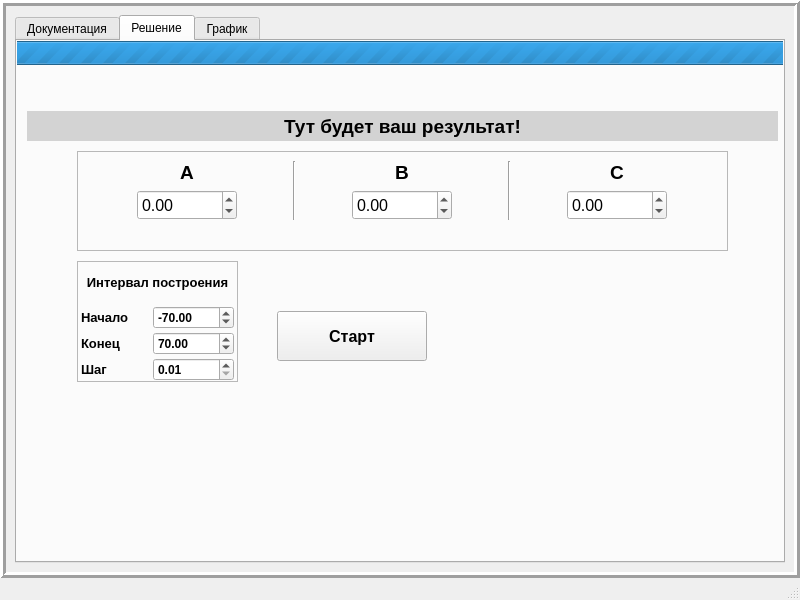
<?xml version="1.0" encoding="UTF-8"?>
<ui version="4.0">
 <class>MainWindow</class>
 <widget class="QMainWindow" name="MainWindow">
  <property name="geometry">
   <rect>
    <x>0</x>
    <y>0</y>
    <width>800</width>
    <height>600</height>
   </rect>
  </property>
  <property name="windowTitle">
   <string>MainWindow</string>
  </property>
  <widget class="QWidget" name="centralwidget">
   <layout class="QHBoxLayout" name="horizontalLayout">
    <property name="leftMargin">
     <number>0</number>
    </property>
    <property name="topMargin">
     <number>0</number>
    </property>
    <property name="rightMargin">
     <number>0</number>
    </property>
    <property name="bottomMargin">
     <number>0</number>
    </property>
    <item>
     <widget class="QFrame" name="frame">
      <property name="frameShape">
       <enum>QFrame::Box</enum>
      </property>
      <property name="frameShadow">
       <enum>QFrame::Raised</enum>
      </property>
      <property name="lineWidth">
       <number>3</number>
      </property>
      <layout class="QGridLayout" name="gridLayout_2">
       <item row="0" column="0" colspan="2">
        <widget class="QTabWidget" name="tabWidget">
         <property name="enabled">
          <bool>true</bool>
         </property>
         <property name="currentIndex">
          <number>1</number>
         </property>
         <property name="movable">
          <bool>true</bool>
         </property>
         <widget class="QWidget" name="tab_3">
          <attribute name="icon">
           <iconset>
            <normaloff>../../Downloads/35920 (1).png</normaloff>../../Downloads/35920 (1).png</iconset>
          </attribute>
          <attribute name="title">
           <string>Документация</string>
          </attribute>
          <layout class="QVBoxLayout" name="verticalLayout">
           <item>
            <widget class="QTextBrowser" name="textBrowser">
             <property name="verticalScrollBarPolicy">
              <enum>Qt::ScrollBarAsNeeded</enum>
             </property>
             <property name="horizontalScrollBarPolicy">
              <enum>Qt::ScrollBarAsNeeded</enum>
             </property>
             <property name="html">
              <string>&lt;!DOCTYPE HTML PUBLIC &quot;-//W3C//DTD HTML 4.0//EN&quot; &quot;http://www.w3.org/TR/REC-html40/strict.dtd&quot;&gt;
&lt;html&gt;&lt;head&gt;&lt;meta name=&quot;qrichtext&quot; content=&quot;1&quot; /&gt;&lt;meta charset=&quot;utf-8&quot; /&gt;&lt;style type=&quot;text/css&quot;&gt;
p, li { white-space: pre-wrap; }
hr { height: 1px; border-width: 0; }
li.unchecked::marker { content: &quot;\2610&quot;; }
li.checked::marker { content: &quot;\2612&quot;; }
&lt;/style&gt;&lt;/head&gt;&lt;body style=&quot; font-family:'Segoe UI'; font-size:9pt; font-weight:400; font-style:normal;&quot;&gt;
&lt;p align=&quot;center&quot; style=&quot; margin-top:0px; margin-bottom:0px; margin-left:0px; margin-right:0px; -qt-block-indent:0; text-indent:0px;&quot;&gt;&lt;span style=&quot; font-family:'MS Shell Dlg 2'; font-size:14pt; font-weight:600;&quot;&gt;Документация для &amp;quot;Решателя квадратных уравнений&amp;quot;&lt;/span&gt;&lt;/p&gt;
&lt;p style=&quot; margin-top:0px; margin-bottom:0px; margin-left:0px; margin-right:0px; -qt-block-indent:0; text-indent:0px;&quot;&gt;&lt;span style=&quot; font-family:'MS Shell Dlg 2'; font-size:12pt; text-decoration: underline;&quot;&gt;1)Вкладка “Решение”:&lt;/span&gt;&lt;/p&gt;
&lt;p style=&quot; margin-top:0px; margin-bottom:0px; margin-left:0px; margin-right:0px; -qt-block-indent:0; text-indent:0px;&quot;&gt;&lt;span style=&quot; font-family:'MS Shell Dlg 2'; font-size:11pt; font-style:italic;&quot;&gt;1.1)Ввод коэффициентов:&lt;/span&gt;&lt;span style=&quot; font-family:'MS Shell Dlg 2'; font-size:11pt;&quot;&gt; &lt;/span&gt;&lt;span style=&quot; font-family:'MS Shell Dlg 2'; font-size:10pt;&quot;&gt;В этой секции необходимо ввести коэффициенты квадратного уравнения которое имеет вид: a * x^2 + b * x + c = 0. Для этого используйте поля ввода коэффициентов a, b и c. Если вы хотите, чтобы отсутствовал какой-то коэффициент, введите 0(диапазон от -100000 до 100000).&lt;/span&gt;&lt;/p&gt;
&lt;p style=&quot; margin-top:0px; margin-bottom:0px; margin-left:0px; margin-right:0px; -qt-block-indent:0; text-indent:0px;&quot;&gt;&lt;span style=&quot; font-family:'MS Shell Dlg 2'; font-size:11pt; font-style:italic;&quot;&gt;1.2)Интервал построения:&lt;/span&gt;&lt;span style=&quot; font-family:'MS Shell Dlg 2'; font-size:10pt;&quot;&gt; Задает ограничение по оси X для построения графика функции. Необходимо ввести минимальное и максимальное значение для оси X(диапазон от -10000 до 10000).&lt;/span&gt;&lt;/p&gt;
&lt;p style=&quot; margin-top:0px; margin-bottom:0px; margin-left:0px; margin-right:0px; -qt-block-indent:0; text-indent:0px;&quot;&gt;&lt;span style=&quot; font-family:'MS Shell Dlg 2'; font-size:11pt; font-style:italic;&quot;&gt;1.3)Шаг:&lt;/span&gt;&lt;span style=&quot; font-family:'MS Shell Dlg 2'; font-size:10pt;&quot;&gt; Определяет плотность точек на графике. Чем меньше шаг, тем более плавной будет линия графика(диапазон от 0,01 до 99,99).&lt;/span&gt;&lt;/p&gt;
&lt;p style=&quot; margin-top:0px; margin-bottom:0px; margin-left:0px; margin-right:0px; -qt-block-indent:0; text-indent:0px;&quot;&gt;&lt;span style=&quot; font-family:'MS Shell Dlg 2'; font-size:11pt; font-style:italic;&quot;&gt;1.4)Кнопка “Старт”:&lt;/span&gt;&lt;span style=&quot; font-family:'MS Shell Dlg 2'; font-size:10pt;&quot;&gt; После ввода коэффициентов и интервала построения, нажмите кнопку “Старт” для решения уравнения и построения графика.&lt;/span&gt;&lt;/p&gt;
&lt;p style=&quot; margin-top:0px; margin-bottom:0px; margin-left:0px; margin-right:0px; -qt-block-indent:0; text-indent:0px;&quot;&gt;&lt;span style=&quot; font-family:'MS Shell Dlg 2'; font-size:11pt; font-style:italic;&quot;&gt;1.5)Результат решения:&lt;/span&gt;&lt;span style=&quot; font-family:'MS Shell Dlg 2'; font-size:10pt;&quot;&gt; Если уравнение имеет корни, они будут отображены в верхней секции секции. Если по введенным коэфицентам невозможно решить квадратное уравнение, будет показана соотвествующая ошибка.&lt;/span&gt;&lt;/p&gt;
&lt;p style=&quot; margin-top:0px; margin-bottom:0px; margin-left:0px; margin-right:0px; -qt-block-indent:0; text-indent:0px;&quot;&gt;&lt;span style=&quot; font-family:'MS Shell Dlg 2'; font-size:12pt; text-decoration: underline;&quot;&gt;2)Вкладка “График”:&lt;/span&gt;&lt;/p&gt;
&lt;p style=&quot; margin-top:0px; margin-bottom:0px; margin-left:0px; margin-right:0px; -qt-block-indent:0; text-indent:0px;&quot;&gt;&lt;span style=&quot; font-family:'MS Shell Dlg 2'; font-size:11pt; font-style:italic;&quot;&gt;2.1)График функции:&lt;/span&gt;&lt;span style=&quot; font-family:'MS Shell Dlg 2'; font-size:10pt;&quot;&gt; После нажатия кнопки “Старт” на этой вкладке будет построен график функции, заданной введенными коэффициентами. График будет ограничен интервалом, заданным в поле “Интервал построения”.&lt;/span&gt;&lt;/p&gt;
&lt;p style=&quot; margin-top:0px; margin-bottom:0px; margin-left:0px; margin-right:0px; -qt-block-indent:0; text-indent:0px;&quot;&gt;&lt;span style=&quot; font-family:'MS Shell Dlg 2'; font-size:11pt; font-style:italic;&quot;&gt;2.2)Масштабирование и перемещение:&lt;/span&gt;&lt;span style=&quot; font-family:'MS Shell Dlg 2'; font-size:10pt;&quot;&gt; Предусмотрена возможность масштабирования и перемещения графика с помощью колесика мыши и перетаскивания.&lt;/span&gt;&lt;/p&gt;
&lt;p align=&quot;justify&quot; style=&quot; margin-top:0px; margin-bottom:0px; margin-left:0px; margin-right:0px; -qt-block-indent:0; text-indent:0px;&quot;&gt;&lt;span style=&quot; font-family:'MS Shell Dlg 2'; font-size:14pt; font-weight:600;&quot;&gt;Для продолжения работы с программой обязательно нажмите на кнопку &amp;quot;Я ознакомлен с документацией&amp;quot;!&lt;/span&gt;&lt;/p&gt;
&lt;p align=&quot;center&quot; style=&quot; margin-top:0px; margin-bottom:0px; margin-left:0px; margin-right:0px; -qt-block-indent:0; text-indent:0px;&quot;&gt;&lt;span style=&quot; font-family:'MS Shell Dlg 2'; font-size:14pt; font-weight:600;&quot;&gt;Документация по квадратным уравнениям&lt;/span&gt;&lt;/p&gt;
&lt;p style=&quot; margin-top:0px; margin-bottom:0px; margin-left:0px; margin-right:0px; -qt-block-indent:0; text-indent:0px;&quot;&gt;&lt;span style=&quot; font-family:'MS Shell Dlg 2'; font-size:10pt; font-weight:600;&quot;&gt;Квадратное уравнение&lt;/span&gt;&lt;span style=&quot; font-family:'MS Shell Dlg 2'; font-size:10pt;&quot;&gt; — алгебраическое уравнение второй степени с общим видом.&lt;/span&gt;&lt;/p&gt;
&lt;p style=&quot; margin-top:0px; margin-bottom:0px; margin-left:0px; margin-right:0px; -qt-block-indent:0; text-indent:0px;&quot;&gt;&lt;span style=&quot; font-family:'MS Shell Dlg 2'; font-size:10pt;&quot;&gt; a * x^2 + b * x + c = 0, в котором x — неизвестное, а коэффициенты a, b, c - вещественные или комплексные числа.&lt;/span&gt;&lt;/p&gt;
&lt;p style=&quot; margin-top:0px; margin-bottom:0px; margin-left:0px; margin-right:0px; -qt-block-indent:0; text-indent:0px;&quot;&gt;&lt;span style=&quot; font-family:'MS Shell Dlg 2'; font-size:10pt;&quot;&gt;Элементы квадратного уравнения имеют собственные названия: a называют первым или старшим коэффициентом, b называют вторым, средним коэффициентом или коэффициентом при x, c называют свободным членом.&lt;/span&gt;&lt;/p&gt;
&lt;p style=&quot; margin-top:0px; margin-bottom:0px; margin-left:0px; margin-right:0px; -qt-block-indent:0; text-indent:0px;&quot;&gt;&lt;span style=&quot; font-family:'MS Shell Dlg 2'; font-size:10pt;&quot;&gt;Полным называют такое квадратное уравнение, все коэффициенты которого отличны от нуля.&lt;/span&gt;&lt;/p&gt;
&lt;p style=&quot; margin-top:0px; margin-bottom:0px; margin-left:0px; margin-right:0px; -qt-block-indent:0; text-indent:0px;&quot;&gt;&lt;span style=&quot; font-family:'MS Shell Dlg 2'; font-size:10pt;&quot;&gt;Неполным называется такое квадратное уравнение, в котором хотя бы один из коэффициентов, кроме старшего (либо второй коэффициент, либо свободный член), равен нулю.&lt;/span&gt;&lt;/p&gt;
&lt;p style=&quot; margin-top:0px; margin-bottom:0px; margin-left:0px; margin-right:0px; -qt-block-indent:0; text-indent:0px;&quot;&gt;&lt;span style=&quot; font-family:'MS Shell Dlg 2'; font-size:10pt;&quot;&gt;Имеется 8 модификаций квадратного уравнения:&lt;/span&gt;&lt;/p&gt;
&lt;p style=&quot; margin-top:0px; margin-bottom:0px; margin-left:0px; margin-right:0px; -qt-block-indent:0; text-indent:0px;&quot;&gt;&lt;span style=&quot; font-family:'MS Shell Dlg 2'; font-size:10pt;&quot;&gt;(1) - уравнение, верно при любом х; (A = 0, B = 0, C = 0)&lt;/span&gt;&lt;/p&gt;
&lt;p style=&quot; margin-top:0px; margin-bottom:0px; margin-left:0px; margin-right:0px; -qt-block-indent:0; text-indent:0px;&quot;&gt;&lt;span style=&quot; font-family:'MS Shell Dlg 2'; font-size:10pt;&quot;&gt;(2) - уравнение, имеет единственный корень х = 0; (A != 0, B = 0, C = 0)&lt;/span&gt;&lt;/p&gt;
&lt;p style=&quot; margin-top:0px; margin-bottom:0px; margin-left:0px; margin-right:0px; -qt-block-indent:0; text-indent:0px;&quot;&gt;&lt;span style=&quot; font-family:'MS Shell Dlg 2'; font-size:10pt;&quot;&gt;(3) - уравнение, которое не имеет корней и является неверным; (A = 0, B = 0, C != 0)&lt;/span&gt;&lt;/p&gt;
&lt;p style=&quot; margin-top:0px; margin-bottom:0px; margin-left:0px; margin-right:0px; -qt-block-indent:0; text-indent:0px;&quot;&gt;&lt;span style=&quot; font-family:'MS Shell Dlg 2'; font-size:10pt;&quot;&gt;(4) - уравнение, которое имеет корни sqrt(-C/A) и -sqrt(-C/A), если они существуют, то есть если -C/A&amp;gt;=0; (A != 0, B = 0, C != 0)&lt;/span&gt;&lt;/p&gt;
&lt;p style=&quot; margin-top:0px; margin-bottom:0px; margin-left:0px; margin-right:0px; -qt-block-indent:0; text-indent:0px;&quot;&gt;&lt;span style=&quot; font-family:'MS Shell Dlg 2'; font-size:10pt;&quot;&gt;(5) - уравнение с единственным корнем -C/B; (A = 0, B != 0, C != 0)&lt;/span&gt;&lt;/p&gt;
&lt;p style=&quot; margin-top:0px; margin-bottom:0px; margin-left:0px; margin-right:0px; -qt-block-indent:0; text-indent:0px;&quot;&gt;&lt;span style=&quot; font-family:'MS Shell Dlg 2'; font-size:10pt;&quot;&gt;(6) - классическое квадратное уравнение; (A != 0, B != 0, C != 0)&lt;/span&gt;&lt;/p&gt;
&lt;p style=&quot; margin-top:0px; margin-bottom:0px; margin-left:0px; margin-right:0px; -qt-block-indent:0; text-indent:0px;&quot;&gt;&lt;span style=&quot; font-family:'MS Shell Dlg 2'; font-size:10pt;&quot;&gt;(7) - уравнение, имеет единственный корень х = 0; (A = 0, B != 0, C = 0)&lt;/span&gt;&lt;/p&gt;
&lt;p style=&quot; margin-top:0px; margin-bottom:0px; margin-left:0px; margin-right:0px; -qt-block-indent:0; text-indent:0px;&quot;&gt;&lt;span style=&quot; font-family:'MS Shell Dlg 2'; font-size:10pt;&quot;&gt;(8) - уравнение, у которого левая часть раскладывается в вид x*(Ax+B)=0, то есть всего есть 2 корня: х = 0 и х = -B/A; (A != 0, B != 0, C = 0)&lt;br /&gt;&lt;/span&gt;&lt;/p&gt;&lt;/body&gt;&lt;/html&gt;</string>
             </property>
            </widget>
           </item>
           <item>
            <widget class="QPushButton" name="agreeButton">
             <property name="text">
              <string>Я ознакомлен с документацией</string>
             </property>
            </widget>
           </item>
          </layout>
         </widget>
         <widget class="QWidget" name="tab_2">
          <attribute name="icon">
           <iconset>
            <normaloff>../../Downloads/7602260.png</normaloff>../../Downloads/7602260.png</iconset>
          </attribute>
          <attribute name="title">
           <string>Решение</string>
          </attribute>
          <widget class="QLabel" name="infoLabel">
           <property name="geometry">
            <rect>
             <x>10</x>
             <y>70</y>
             <width>751</width>
             <height>30</height>
            </rect>
           </property>
           <property name="minimumSize">
            <size>
             <width>0</width>
             <height>30</height>
            </size>
           </property>
           <property name="maximumSize">
            <size>
             <width>16777215</width>
             <height>30</height>
            </size>
           </property>
           <property name="font">
            <font>
             <pointsize>14</pointsize>
             <bold>true</bold>
            </font>
           </property>
           <property name="styleSheet">
            <string notr="true">background-color : lightgray;</string>
           </property>
           <property name="text">
            <string>Тут будет ваш результат!</string>
           </property>
           <property name="alignment">
            <set>Qt::AlignCenter</set>
           </property>
          </widget>
          <widget class="QProgressBar" name="progressBar">
           <property name="geometry">
            <rect>
             <x>-30</x>
             <y>0</y>
             <width>831</width>
             <height>24</height>
            </rect>
           </property>
           <property name="maximum">
            <number>0</number>
           </property>
           <property name="value">
            <number>0</number>
           </property>
          </widget>
          <widget class="QFrame" name="frame_2">
           <property name="geometry">
            <rect>
             <x>60</x>
             <y>110</y>
             <width>651</width>
             <height>100</height>
            </rect>
           </property>
           <property name="maximumSize">
            <size>
             <width>16777215</width>
             <height>100</height>
            </size>
           </property>
           <property name="frameShape">
            <enum>QFrame::StyledPanel</enum>
           </property>
           <property name="frameShadow">
            <enum>QFrame::Raised</enum>
           </property>
           <layout class="QGridLayout" name="gridLayout">
            <item row="1" column="2">
             <widget class="QDoubleSpinBox" name="B_SpinBox">
              <property name="minimumSize">
               <size>
                <width>100</width>
                <height>30</height>
               </size>
              </property>
              <property name="maximumSize">
               <size>
                <width>100</width>
                <height>30</height>
               </size>
              </property>
              <property name="font">
               <font>
                <pointsize>12</pointsize>
                <bold>false</bold>
               </font>
              </property>
              <property name="minimum">
               <double>-100000.000000000000000</double>
              </property>
              <property name="maximum">
               <double>100000.000000000000000</double>
              </property>
              <property name="singleStep">
               <double>0.100000000000000</double>
              </property>
             </widget>
            </item>
            <item row="0" column="1" rowspan="2">
             <widget class="Line" name="line_2">
              <property name="orientation">
               <enum>Qt::Vertical</enum>
              </property>
             </widget>
            </item>
            <item row="0" column="0">
             <widget class="QLabel" name="label">
              <property name="font">
               <font>
                <pointsize>14</pointsize>
                <bold>true</bold>
               </font>
              </property>
              <property name="text">
               <string>А</string>
              </property>
              <property name="alignment">
               <set>Qt::AlignCenter</set>
              </property>
             </widget>
            </item>
            <item row="1" column="4">
             <widget class="QDoubleSpinBox" name="C_SpinBox">
              <property name="minimumSize">
               <size>
                <width>100</width>
                <height>30</height>
               </size>
              </property>
              <property name="maximumSize">
               <size>
                <width>100</width>
                <height>30</height>
               </size>
              </property>
              <property name="font">
               <font>
                <pointsize>12</pointsize>
                <bold>false</bold>
               </font>
              </property>
              <property name="minimum">
               <double>-100000.000000000000000</double>
              </property>
              <property name="maximum">
               <double>100000.000000000000000</double>
              </property>
              <property name="singleStep">
               <double>0.100000000000000</double>
              </property>
              <property name="value">
               <double>0.000000000000000</double>
              </property>
             </widget>
            </item>
            <item row="2" column="2">
             <spacer name="verticalSpacer">
              <property name="orientation">
               <enum>Qt::Vertical</enum>
              </property>
              <property name="sizeHint" stdset="0">
               <size>
                <width>20</width>
                <height>40</height>
               </size>
              </property>
             </spacer>
            </item>
            <item row="0" column="3" rowspan="2">
             <widget class="Line" name="line">
              <property name="orientation">
               <enum>Qt::Vertical</enum>
              </property>
             </widget>
            </item>
            <item row="0" column="4">
             <widget class="QLabel" name="label_3">
              <property name="font">
               <font>
                <pointsize>14</pointsize>
                <bold>true</bold>
               </font>
              </property>
              <property name="text">
               <string>C</string>
              </property>
              <property name="alignment">
               <set>Qt::AlignCenter</set>
              </property>
             </widget>
            </item>
            <item row="1" column="0">
             <widget class="QDoubleSpinBox" name="A_SpinBox">
              <property name="minimumSize">
               <size>
                <width>100</width>
                <height>30</height>
               </size>
              </property>
              <property name="maximumSize">
               <size>
                <width>100</width>
                <height>30</height>
               </size>
              </property>
              <property name="font">
               <font>
                <pointsize>12</pointsize>
                <bold>false</bold>
               </font>
              </property>
              <property name="minimum">
               <double>-100000.000000000000000</double>
              </property>
              <property name="maximum">
               <double>100000.000000000000000</double>
              </property>
              <property name="singleStep">
               <double>0.100000000000000</double>
              </property>
             </widget>
            </item>
            <item row="0" column="2">
             <widget class="QLabel" name="label_2">
              <property name="font">
               <font>
                <pointsize>14</pointsize>
                <bold>true</bold>
               </font>
              </property>
              <property name="text">
               <string>B</string>
              </property>
              <property name="alignment">
               <set>Qt::AlignCenter</set>
              </property>
             </widget>
            </item>
           </layout>
          </widget>
          <widget class="QFrame" name="frame_3">
           <property name="geometry">
            <rect>
             <x>60</x>
             <y>220</y>
             <width>161</width>
             <height>121</height>
            </rect>
           </property>
           <property name="maximumSize">
            <size>
             <width>200</width>
             <height>16777215</height>
            </size>
           </property>
           <property name="frameShape">
            <enum>QFrame::StyledPanel</enum>
           </property>
           <property name="frameShadow">
            <enum>QFrame::Raised</enum>
           </property>
           <layout class="QGridLayout" name="gridLayout_4">
            <property name="leftMargin">
             <number>3</number>
            </property>
            <property name="topMargin">
             <number>0</number>
            </property>
            <property name="rightMargin">
             <number>3</number>
            </property>
            <property name="bottomMargin">
             <number>0</number>
            </property>
            <property name="spacing">
             <number>3</number>
            </property>
            <item row="2" column="2">
             <widget class="QDoubleSpinBox" name="endIntSpin">
              <property name="font">
               <font>
                <pointsize>9</pointsize>
                <bold>true</bold>
               </font>
              </property>
              <property name="minimum">
               <double>-10000.000000000000000</double>
              </property>
              <property name="singleStep">
               <double>0.010000000000000</double>
              </property>
              <property name="value">
               <double>70.000000000000000</double>
              </property>
             </widget>
            </item>
            <item row="3" column="2">
             <widget class="QDoubleSpinBox" name="stepSpin">
              <property name="font">
               <font>
                <pointsize>9</pointsize>
                <bold>true</bold>
               </font>
              </property>
              <property name="minimum">
               <double>0.010000000000000</double>
              </property>
              <property name="singleStep">
               <double>0.010000000000000</double>
              </property>
              <property name="value">
               <double>0.010000000000000</double>
              </property>
             </widget>
            </item>
            <item row="0" column="0" colspan="3">
             <widget class="QLabel" name="label_4">
              <property name="font">
               <font>
                <pointsize>10</pointsize>
                <bold>true</bold>
               </font>
              </property>
              <property name="text">
               <string>Интервал построения</string>
              </property>
              <property name="alignment">
               <set>Qt::AlignCenter</set>
              </property>
             </widget>
            </item>
            <item row="3" column="0" colspan="2">
             <widget class="QLabel" name="label_7">
              <property name="maximumSize">
               <size>
                <width>80</width>
                <height>16777215</height>
               </size>
              </property>
              <property name="font">
               <font>
                <pointsize>10</pointsize>
                <bold>true</bold>
               </font>
              </property>
              <property name="text">
               <string>Шаг</string>
              </property>
             </widget>
            </item>
            <item row="1" column="2">
             <widget class="QDoubleSpinBox" name="startIntSpin">
              <property name="font">
               <font>
                <pointsize>9</pointsize>
                <bold>true</bold>
               </font>
              </property>
              <property name="minimum">
               <double>-10000.000000000000000</double>
              </property>
              <property name="maximum">
               <double>10000.000000000000000</double>
              </property>
              <property name="singleStep">
               <double>0.010000000000000</double>
              </property>
              <property name="value">
               <double>-70.000000000000000</double>
              </property>
             </widget>
            </item>
            <item row="1" column="0" colspan="2">
             <widget class="QLabel" name="label_5">
              <property name="maximumSize">
               <size>
                <width>80</width>
                <height>16777215</height>
               </size>
              </property>
              <property name="font">
               <font>
                <pointsize>10</pointsize>
                <bold>true</bold>
               </font>
              </property>
              <property name="text">
               <string>Начало</string>
              </property>
             </widget>
            </item>
            <item row="2" column="0" colspan="2">
             <widget class="QLabel" name="label_6">
              <property name="maximumSize">
               <size>
                <width>80</width>
                <height>16777215</height>
               </size>
              </property>
              <property name="font">
               <font>
                <pointsize>10</pointsize>
                <bold>true</bold>
               </font>
              </property>
              <property name="text">
               <string>Конец</string>
              </property>
             </widget>
            </item>
           </layout>
          </widget>
          <widget class="QPushButton" name="calcButton">
           <property name="geometry">
            <rect>
             <x>260</x>
             <y>270</y>
             <width>150</width>
             <height>50</height>
            </rect>
           </property>
           <property name="minimumSize">
            <size>
             <width>0</width>
             <height>50</height>
            </size>
           </property>
           <property name="maximumSize">
            <size>
             <width>150</width>
             <height>16777215</height>
            </size>
           </property>
           <property name="font">
            <font>
             <pointsize>12</pointsize>
             <bold>true</bold>
            </font>
           </property>
           <property name="text">
            <string>Старт</string>
           </property>
          </widget>
         </widget>
         <widget class="QWidget" name="tab">
          <attribute name="icon">
           <iconset>
            <normaloff>../../Downloads/png-clipart-computer-icons-graphics-chart-company-inforgraph-angle-company (1).png</normaloff>../../Downloads/png-clipart-computer-icons-graphics-chart-company-inforgraph-angle-company (1).png</iconset>
          </attribute>
          <attribute name="title">
           <string>График</string>
          </attribute>
          <layout class="QGridLayout" name="gridLayout_5">
           <item row="0" column="0">
            <widget class="QCustomPlot" name="graphWidget" native="true"/>
           </item>
          </layout>
         </widget>
        </widget>
       </item>
      </layout>
     </widget>
    </item>
   </layout>
  </widget>
  <widget class="QMenuBar" name="menubar">
   <property name="geometry">
    <rect>
     <x>0</x>
     <y>0</y>
     <width>800</width>
     <height>21</height>
    </rect>
   </property>
  </widget>
  <widget class="QStatusBar" name="statusbar"/>
 </widget>
 <customwidgets>
  <customwidget>
   <class>QCustomPlot</class>
   <extends>QWidget</extends>
   <header>qcustomplot.h</header>
   <container>1</container>
  </customwidget>
 </customwidgets>
 <resources/>
 <connections/>
</ui>
